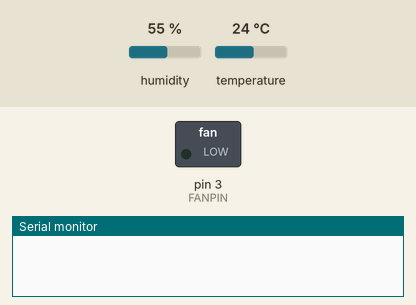
Simulated run of this program. Board: Arduino Uno, built with avr-gcc and run on an emulated ATmega328P. Shown: switched loads named in the program (green lamp = pin HIGH), the last lines printed to the serial monitor. The inputs (shaded band) are chosen by the test bench; at power-on: temperature 24 °C, humidity 55 %.

Above: at 1.2 s.
1.3 s: temperature set to 25.3 °C
At 1.6 s:
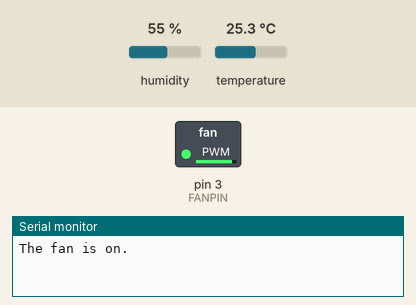
2.8 s: temperature set to 24.1 °C
4.3 s: temperature set to 22.8 °C
At 5.1 s:
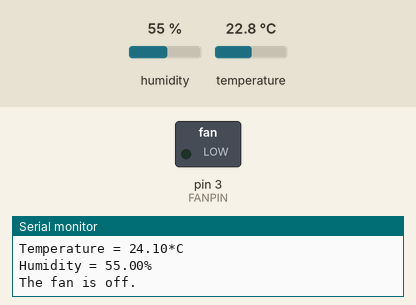
5.8 s: temperature set to 28 °C
At 6.3 s:
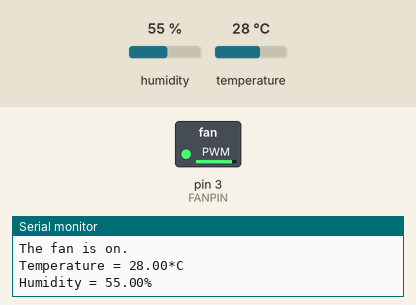
7.3 s: temperature set to 12 °C
At 8.6 s:
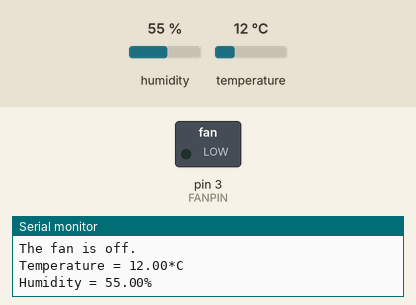
Timing chart, 0 to 9.8 s (numbered marks = the images above; inputs shaded):
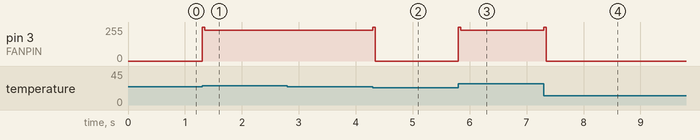

The program:

main.cpp
```cpp
#include <Arduino.h>
#include <Adafruit_BME280.h>
#include <Adafruit_Sensor.h>

#define FANPIN 3

//bme object used to initialize the sensor.
Adafruit_BME280 bme;

//delay in between each reading
unsigned long current_time = 0;
unsigned long previous_time = 0;
const int BME_INTERVAL = 2000;

//hysteris.
const float UPPER_TEMP = 24.5;
const float LOWER_TEMP = 23.5;
float temperature = 0;

byte degree[8] =
    {
        0b00011,
        0b00011,
        0b00000,
        0b00000,
        0b00000,
        0b00000,
        0b00000,
        0b00000};


byte fanduty = 0;

/// @brief function to swing the fan at max speed to start it.
void swingFan(){
  // Swing the fan.
  analogWrite(FANPIN, 255);
  delay(45);
  // Continue speed.
  analogWrite(FANPIN, fanduty);
}

//function to set a speed for the fan after you have swung it.
void setFanSpeed(byte speed){
  // Determine the fanduty value.
  fanduty = map(speed, 0, 100, 0, 255);
  // Continue speed.
  analogWrite(FANPIN, fanduty);
}

/// @brief This function reads and displays the values from the BME280 sensors. It also returns temperature for the fan.
float ReadBMEValues()
{
  temperature = bme.readTemperature(); // read temperature for fan
  if ((current_time - previous_time) > BME_INTERVAL)
  {
    Serial.print("Temperature = ");
    Serial.print(bme.readTemperature());
    Serial.println("*C");

    Serial.print("Humidity = ");
    Serial.print(bme.readHumidity());
    Serial.println("%");

    Serial.println();
    previous_time = current_time;
  }
  return temperature;
}

bool isFanOn = false;
/// @brief this function Turns the fan on and off according to the temperature..
void SwitchStatesFan(){
  if (temperature >= UPPER_TEMP){
    if (isFanOn == false){
      setFanSpeed(90);
      swingFan();
      isFanOn = true;
      Serial.println("The fan is on.");
    }
  }
  if (temperature <= LOWER_TEMP){
    if (isFanOn == true){
      setFanSpeed(0);
      swingFan();
      isFanOn = false;
      Serial.println("The fan is off.");
    }
  }
}
//Check if the BME280 sensor is detected, else, display an error message.
void setup(){
  pinMode(FANPIN, OUTPUT);
  Serial.begin(9600);
  if (!bme.begin(0x76))
  {
    Serial.println("Could not find a valid BME280 sensor, check wiring!");
    while (1);
  }
}

void loop(){
  current_time = millis();
  ReadBMEValues();
  SwitchStatesFan();
} 
```

Measured:
- the behaviour switches between 24.4 and 24.5 °C on temperature (found by bisection; images 0 and 1)
- the behaviour switches between 23.6 and 23.5 °C on temperature (found by bisection; images 1 and 2)
- after the input at 1.3 s, pin 3 (FANPIN): 0/255 → 229/255 at once
- after the input at 4.3 s, pin 3 (FANPIN): 229/255 → 0/255 at once
- after the input at 5.8 s, pin 3 (FANPIN): 0/255 → 229/255 at once
- after the input at 7.3 s, pin 3 (FANPIN): 229/255 → 0/255 at once
